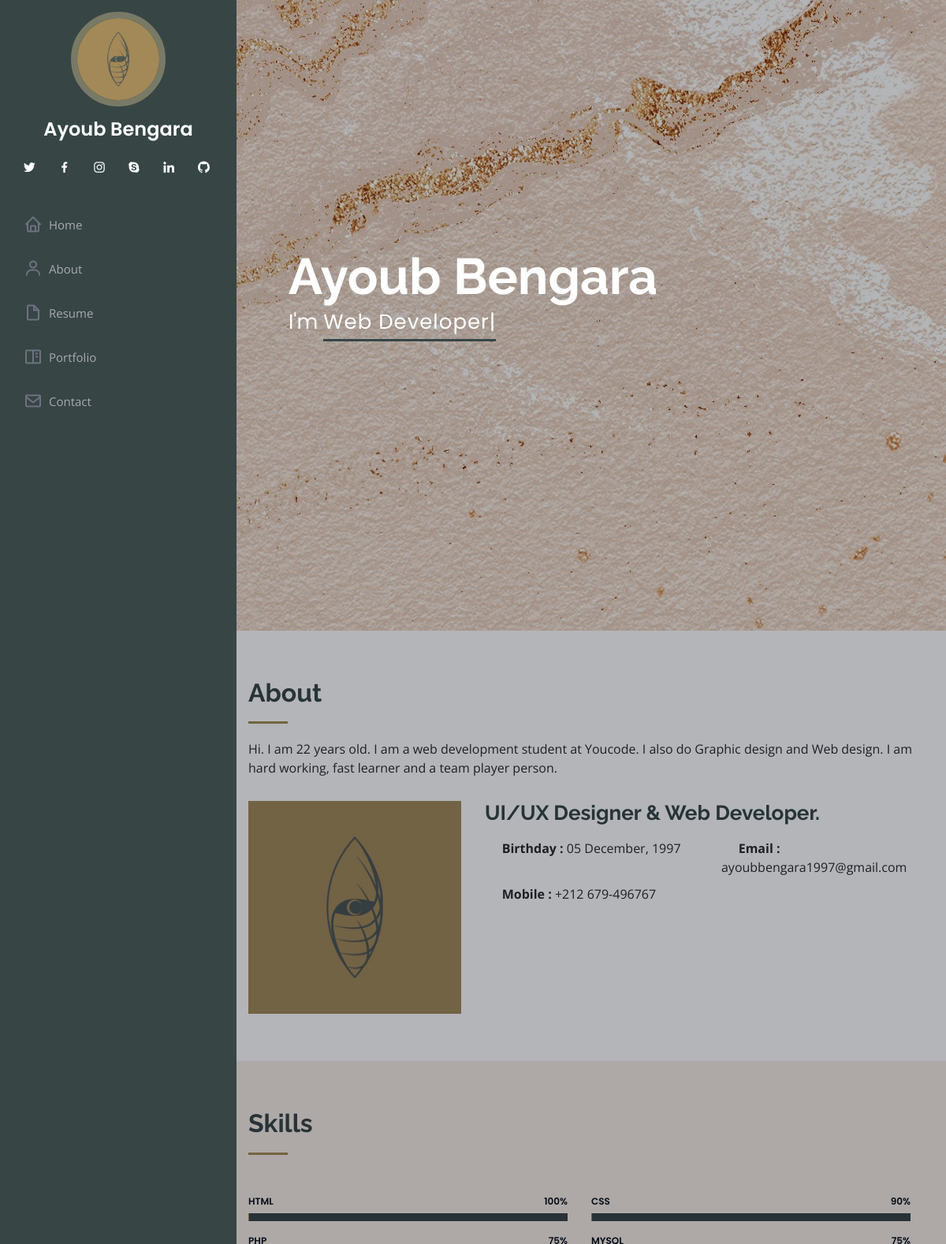
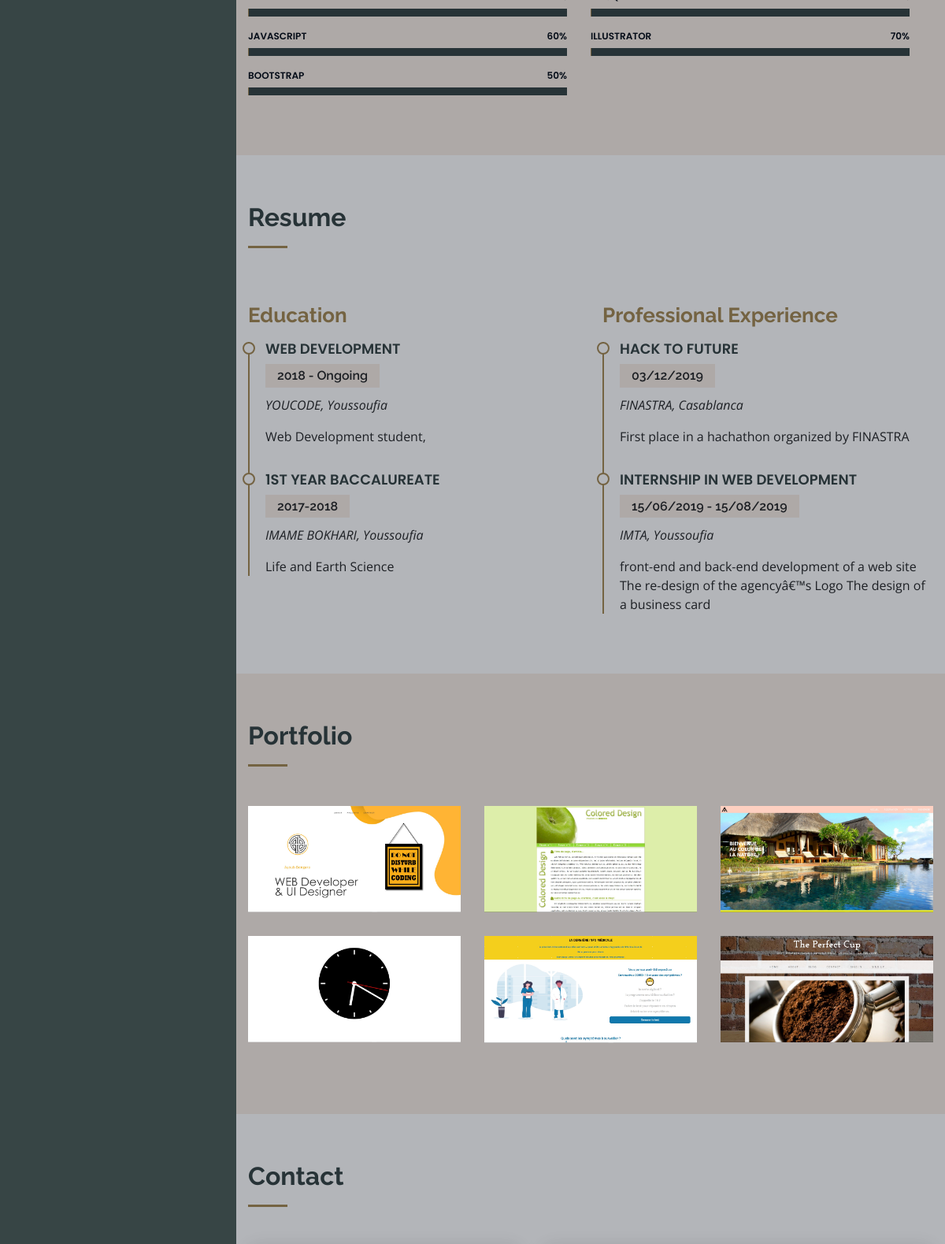
The page / (upper part) on the database its author committed (2 pictures, top to bottom).
### tables this page shows
CREATE TABLE IF NOT EXISTS `basic_setup` (
  `id` int(11) NOT NULL AUTO_INCREMENT,
  `title` varchar(250) NOT NULL,
  `description` text NOT NULL,
  `keyword` text NOT NULL,
  `icon` varchar(250) NOT NULL,
  PRIMARY KEY (`id`)
);

CREATE TABLE IF NOT EXISTS `personal_setup` (
  `id` int(11) NOT NULL AUTO_INCREMENT,
  `profilepic` varchar(250) NOT NULL,
  `name` varchar(250) NOT NULL,
  `twitter` varchar(200) NOT NULL,
  `facebook` varchar(200) NOT NULL,
  `instagram` varchar(200) NOT NULL,
  `skype` varchar(200) NOT NULL,
  `linkedin` varchar(200) NOT NULL,
  `github` varchar(200) NOT NULL,
  `homewallpaper` varchar(200) NOT NULL,
  `professions` varchar(200) NOT NULL,
  `location` text NOT NULL,
  `mobile` varchar(200) NOT NULL,
  `emailid` varchar(200) NOT NULL,
  PRIMARY KEY (`id`)
);

CREATE TABLE IF NOT EXISTS `portfolio` (
  `id` int(11) NOT NULL AUTO_INCREMENT,
  `projectname` varchar(250) NOT NULL,
  `projectpic` varchar(250) NOT NULL,
  `projectlink` text NOT NULL,
  PRIMARY KEY (`id`)
);

### index.php (the view, shortened to what this page needs)
<?php include('./include/db.php');
$query = "SELECT * FROM basic_setup,personal_setup,aboutus_setup";
$runquery = mysqli_query($db,$query);
$data = mysqli_fetch_array($runquery);
?>
<!DOCTYPE html>
<html lang="en">
<head>
    <link href="assets/vendor/bootstrap/css/bootstrap.min.css" rel="stylesheet">
    <link href="assets/vendor/icofont/icofont.min.css" rel="stylesheet">
    <link href="assets/vendor/boxicons/css/boxicons.min.css" rel="stylesheet">
    <link href="assets/vendor/venobox/venobox.css" rel="stylesheet">
    <link href="assets/vendor/owl.carousel/assets/owl.carousel.min.css" rel="stylesheet">
    <link href="assets/vendor/aos/aos.css" rel="stylesheet">
    <link href="assets/css/style.css" rel="stylesheet">
</head>
<body>
    <header id="header">
        <div class="d-flex flex-column">
            <div class="profile">
                <img src="assets/img/<?=$data['profilepic']?>" alt="" class="img-fluid rounded-circle">
                <h1 class="text-light"><a href="#"><?=$data['name']?></a></h1>
                <div class="social-links mt-3 text-center">
                    <?php
        if($data['twitter']!=""){
            ?>
                    <a href="<?=$data['twitter']?>" class="twitter"><i class="bx bxl-twitter"></i></a>
                    <?php
        }
        if($data['facebook']!=""){
            ?>
                    <a href="<?=$data['facebook']?>" class="facebook"><i class="bx bxl-facebook"></i></a>
                    <?php
        }
      if($data['instagram']!=""){
            ?>
                    <a href="<?=$data['instagram']?>" class="instagram"><i class="bx bxl-instagram"></i></a>
                    <?php
        }
       if($data['skype']!=""){
            ?>
                    <a href="<?=$data['instagram']?>" class="google-plus"><i class="bx bxl-skype"></i></a>
                    <?php
        }
      if($data['linkedin']!=""){
            ?>
                    <a href="<?=$data['linkedin']?>" class="linkedin"><i class="bx bxl-linkedin"></i></a>
                    <?php
        }
      if($data['github']!=""){
            ?>
                    <a href="<?=$data['instagram']?>" class="github"><i class="bx bxl-github"></i></a>
                    <?php
        }
        ?>
                </div>
            </div>
            <nav class="nav-menu">
                <ul>
                    <li class=""><a href="#hero"><i class="bx bx-home"></i> <span>Home</span></a></li>
                    <li><a href="#about"><i class="bx bx-user"></i> <span>About</span></a></li>
                    <li><a href="#resume"><i class="bx bx-file-blank"></i> <span>Resume</span></a></li>
                    <li><a href="#portfolio"><i class="bx bx-book-content"></i> Portfolio</a></li>
                    <li><a href="#contact"><i class="bx bx-envelope"></i> Contact</a></li>
                </ul>
            </nav>
        </div>
    </header>
    <section id="hero" class="d-flex flex-column justify-content-center align-items-center">
        <div class="hero-container" data-aos="fade-in">
            <h1><?=$data['name']?></h1>
            <p>I'm <span class="typed" data-typed-items="<?php
          $prof = explode(",",$data['professions']);
          foreach($prof as $value){echo $value.",";}?>"></span></p>
        </div>
    </section>
    <main id="main">
        <section id="about" class="about">
            <div class="container">
                <div class="section-title">
                    <h2>About</h2>
                    <p><?=$data['shortdesc']?></p>
                </div>
                <div class="row">
                    <div class="col-lg-4" data-aos="fade-right">
                    </div>
                    <div class="col-lg-8 pt-4 pt-lg-0 content" data-aos="fade-left">
                        <h3><?=$data['heading']?></h3>
                        <div>
                            <ul class="row">
                                <li class="col-lg-6"><i class="icofont-rounded-right"></i> <strong>Birthday :</strong> <?=$data['dob']?></li>
                                <li class="col-lg-6"><i class="icofont-rounded-right"></i> <strong>Email :</strong> <?=$data['emailid']?></li>
                                <li class="col-lg-5"><i class="icofont-rounded-right"></i> <strong>Mobile :</strong> <?=$data['mobile']?></li>
                            </ul>
                        </div>
                    </div>
                </div>
            </div>
        </section>
        <section id="skills" class="skills section-bg">
            <div class="container">
                <div class="section-title">
                    <h2>Skills</h2>
                </div>
                <div class="row skills-content">
                    <div class="row col-lg-12" data-aos="fade-up">
<?php
                    $query3 = "SELECT * FROM skills";
$runquery3= mysqli_query($db,$query3);
while($data3=mysqli_fetch_array($runquery3)){
    ?>
                        <div class="progress col-lg-6">
                            <span class="skill"><?=$data3['skill']?> <i class="val"><?=$data3['score']?>%</i></span>
                        </div>
                                <?php
}
                    ?>
                    </div>
                </div>
            </div>
        </section>
        <section id="resume" class="resume">
            <div class="container">
                <div class="section-title">
                    <h2>Resume</h2>
                </div>
                <div class="row">
                    <div class="col-lg-6" data-aos="fade-up">
                        <h3 class="resume-title">Education</h3>
                        <?php
                    $query4 = "SELECT * FROM resume WHERE category='e'";
$runquery4= mysqli_query($db,$query4);
while($data4=mysqli_fetch_array($runquery4)){
    ?>
                    <div class="resume-item">
                            <h4><?=$data4['title']?></h4>
                            <h5><?=$data4['year']?></h5>
                            <p><em><?=$data4['ogname']?></em></p>
                            <p><?=$data4['workdesc']?></p>
                        </div>
                                <?php
}
                    ?>
                    </div>
                    <div class="col-lg-6" data-aos="fade-up" data-aos-delay="100">
                        <h3 class="resume-title">Professional Experience</h3>
                        <?php
                    $query4 = "SELECT * FROM resume WHERE category='pe'";
$runquery4= mysqli_query($db,$query4);
while($data4=mysqli_fetch_array($runquery4)){
    ?>
                    <div class="resume-item">
                            <h4><?=$data4['title']?></h4>
                            <h5><?=$data4['year']?></h5>
                            <p><em><?=$data4['ogname']?></em></p>
                            <p><?=$data4['workdesc']?></p>
                        </div>
                                <?php
}
                    ?>
                    </div>
                </div>
            </div>
        </section>
        <section id="portfolio" class="portfolio section-bg">
            <div class="container">
                <div class="section-title">
                    <h2>Portfolio</h2>
                </div>
                <div class="row portfolio-container" data-aos="fade-up" data-aos-delay="100">
                   <?php
                    $query5 = "SELECT * FROM portfolio";
$runquery5= mysqli_query($db,$query5);
while($data5=mysqli_fetch_array($runquery5)){
    ?>
                  <div class="col-lg-4 col-md-6 portfolio-item">
                        <div class="portfolio-wrap">
                            <img src="assets/img/<?=$data5['projectpic']?>" class="img-fluid" alt="">
                        </div>
                    </div>
                                <?php
}
                    ?>
                </div>
            </div>
        </section>
        <section id="contact" class="contact">
            <div class="container">
                <div class="section-title">
                    <h2>Contact</h2>
                </div>
            </div>
        </section>
    </main>
</body>
</html>

### assets/css/style.css (style rules this page uses)
body { font-family: "Open Sans", sans-serif; color: #272829; }
a { color: #a48955; }
h1, h2, h3, h4, h5, h6 { font-family: "Raleway", sans-serif; }
#header { position: fixed; top: 0; left: 0; bottom: 0; width: 300px; transition: all ease-in-out 0.5s; z-index: 9997; transition: all 0.5s; padding: 0 15px; background: #374545; overflow-y: auto; }
#header .profile img { margin: 15px auto; display: block; width: 120px; border: 8px solid #787a65; }
#header .profile h1 { font-size: 24px; margin: 0; padding: 0; font-weight: 600; -moz-text-align-last: center; text-align-last: center; font-family: "Poppins", sans-serif; }
#header .profile h1 a, #header .profile h1 a:hover { color: #fff; text-decoration: none; }
#header .profile .social-links a { font-size: 18px; display: inline-block; background: #374545; color: #fff; line-height: 1; padding: 8px 0; margin-right: 4px; border-radius: 50%; text-align: center; width: 36px; height: 36px; transition: 0.3s; }
#main { margin-left: 300px; }
.nav-menu { padding-top: 30px; }
.nav-menu * { margin: 0; padding: 0; list-style: none; }
.nav-menu > ul > li { position: relative; white-space: nowrap; }
.nav-menu a { display: flex; align-items: center; color: #a8a9b4; padding: 12px 15px; margin-bottom: 8px; transition: 0.3s; font-size: 15px; }
.nav-menu a i { font-size: 24px; padding-right: 8px; color: #6f7180; }
#hero { width: 100%; height: 100vh; background: url("../img/hero-bg.jpg") top center; background-size: cover; }
#hero:before { content: ""; background: rgba(5, 13, 24, 0.3); position: absolute; bottom: 0; top: 0; left: 0; right: 0; z-index: 1; }
#hero .hero-container { position: relative; z-index: 2; min-width: 300px; }
#hero h1 { margin: 0 0 10px 0; font-size: 64px; font-weight: 700; line-height: 56px; color: #fff; }
#hero p { color: #fff; margin-bottom: 50px; font-size: 26px; font-family: "Poppins", sans-serif; }
#hero p span { color: #fff; padding-bottom: 4px; letter-spacing: 1px; border-bottom: 3px solid #374545; }
@media (min-width: 1024px) { #hero { background-attachment: fixed; } }
section { padding: 60px 0; overflow: hidden; }
.section-bg { background: #f0dccb7e; }
.section-title { padding-bottom: 30px; }
.section-title h2 { font-size: 32px; font-weight: bold; margin-bottom: 20px; padding-bottom: 20px; position: relative; color: #374545; }
.section-title h2::after { content: ''; position: absolute; display: block; width: 50px; height: 3px; background: #a48955; bottom: 0; left: 0; }
.section-title p { margin-bottom: 0; }
.about .content h3 { font-weight: 700; font-size: 26px; color: #374545; }
.about .content ul { list-style: none; padding: 0; }
.about .content ul li { padding-bottom: 10px; }
.skills .progress { height: 50px; display: block; background: none; }
.skills .progress .skill { padding: 0; margin: 0 0 6px 0; text-transform: uppercase; display: block; font-weight: 600; font-family: "Poppins", sans-serif; color: #050d18; }
.skills .progress .skill .val { float: right; font-style: normal; }
.resume .resume-title { font-size: 26px; font-weight: 700; margin-top: 20px; margin-bottom: 20px; color: #a48955; }
.resume .resume-item { padding: 0 0 20px 20px; margin-top: -2px; border-left: 2px solid #a48955; position: relative; }
.resume .resume-item h4 { line-height: 18px; font-size: 18px; font-weight: 600; text-transform: uppercase; font-family: "Poppins", sans-serif; color: #374545; margin-bottom: 10px; }
.resume .resume-item h5 { font-size: 16px; background: #f0dccb7e; padding: 5px 15px; display: inline-block; font-weight: 600; margin-bottom: 10px; }
.resume .resume-item:last-child { padding-bottom: 0; }
.resume .resume-item::before { content: ""; position: absolute; width: 16px; height: 16px; border-radius: 50px; left: -9px; top: 0; background: #fff; border: 2px solid #a48955; }
.portfolio .portfolio-item { margin-bottom: 30px; }
.portfolio .portfolio-wrap { transition: 0.3s; position: relative; overflow: hidden; z-index: 1; }
.portfolio .portfolio-wrap::before { content: ""; background: rgba(255, 255, 255, 0.5); position: absolute; left: 0; right: 0; top: 0; bottom: 0; transition: all ease-in-out 0.3s; z-index: 2; opacity: 0; }
.contact { padding-bottom: 130px; }

### rows shown on the page
basic_setup: personal_setup.profilepic (picture), personal_setup.name "Ayoub Bengara"
portfolio: projectpic (picture)
portfolio: projectpic (picture)
portfolio: projectpic (picture)
portfolio: projectpic (picture)
portfolio: projectpic (picture)
portfolio: projectpic (picture)
